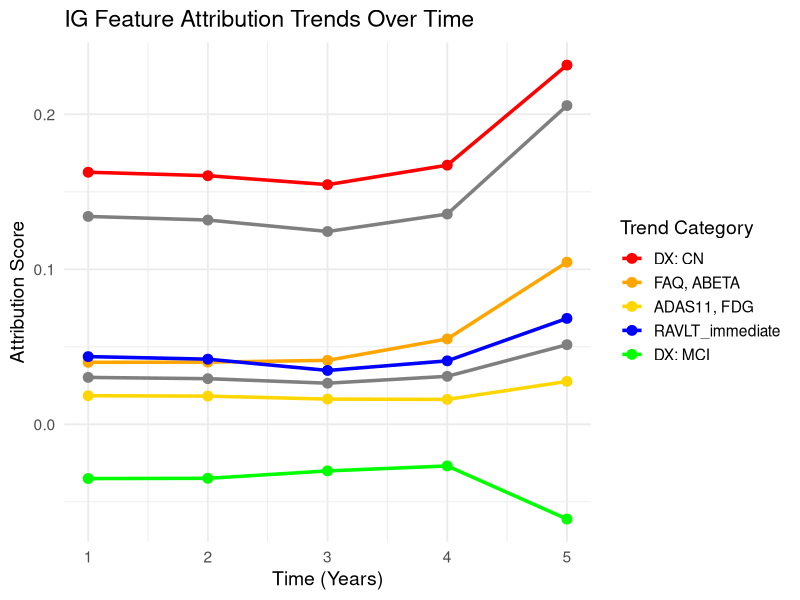

Write R code to recreate this figure. (Note: this script raises an error after producing the figure.)
# Load required packages
library(ggplot2)
library(reshape2)
library(readr)
library(dplyr)

# Read the data from CSV file
data <- read_csv("22f_CN_trend.csv")

# Reshape the data to long format for ggplot2
data_long <- melt(data, id.vars = "Feature Name", 
                  variable.name = "Month", 
                  value.name = "Attribution")

# Convert the Month column to numeric
data_long$Month <- as.numeric(data_long$Month)
# 
# # Manually assign trend categories and colors
# data_long <- data_long %>%
#   mutate(Trend = case_when(
#     `Feature Name` == "DX: MCI" ~ "falling",
#     `Feature Name` == "RAVLT_immediate" ~ "consistent",
#     TRUE ~ "rising"
#   )) %>%
#   mutate(Color = case_when(
#     Trend == "rising" & `Feature Name` == "ABETA" ~ "orange",  # lighter red
#     Trend == "rising" & `Feature Name` == "FAQ" ~ "orange",  # medium red
#     Trend == "rising" & `Feature Name` == "DX: CN" ~ "red",  # dark red
#     Trend == "rising" & `Feature Name` == "FDG" ~ "gold",  # dark red
#     Trend == "rising" & `Feature Name` == "ADAS11" ~ "gold",  # dark red
#     Trend == "falling" & `Feature Name` == "DX: MCI" ~ "green",  # dark green
#     Trend == "consistent" & `Feature Name` == "RAVLT_immediate" ~ "blue"  # dark blue
#   ))
# 
# # Define the order of the legend items
# legend_order <- c("red", "orange", "gold", "blue", "green")
# 
# # Plot the trends
# ggplot(data_long, aes(x = Month, y = Attribution, group = `Feature Name`, color = Color)) +
#   geom_line(linewidth = 1.2) +  # Use linewidth instead of size for lines
#   geom_point(size = 3) +        # Plot points at each time step
#   scale_color_manual(
#     values = c("blue" = "blue", "gold" = "gold", "orange" = "orange", "red" = "red", "green" = "green"),
#     breaks = legend_order,
#     labels = c("DX: CN", "FAQ, ABETA", "ADAS11, FDG", "RAVLT_immediate", "DX: MCI")
#   ) +
#   theme_minimal(base_size = 14) +  # Increase base font size for better readability
#   labs(
#     title = "IG Feature Attribution Trends Over Time",
#     x = "Time (Years)",
#     y = "Attribution Score",
#     color = "Trend Category"
#   ) +



# Manually assign trend categories and colors
data_long <- data_long %>%
  mutate(Trend = case_when(
    `Feature Name` == "DX: MCI" ~ "falling",
    `Feature Name` == "RAVLT_immediate" ~ "consistent",
    TRUE ~ "rising"
  )) %>%
  mutate(Color = case_when(
    Trend == "rising" & `Feature Name` == "ABETA" ~ "orange",  # lighter red
    Trend == "rising" & `Feature Name` == "FAQ" ~ "orange",  # medium red
    Trend == "rising" & `Feature Name` == "DX: CN" ~ "red",  # dark red
    Trend == "rising" & `Feature Name` == "FDG" ~ "gold",  # dark red
    Trend == "rising" & `Feature Name` == "ADAS11" ~ "gold",  # dark red
    Trend == "falling" & `Feature Name` == "DX: MCI" ~ "green",  # dark green
    Trend == "consistent" & `Feature Name` == "RAVLT_immediate" ~ "blue"  # dark blue
  ))

# Define the order of the legend items
legend_order <- c("red", "orange", "gold", "blue", "green")

# Plot the trends
ggplot(data_long, aes(x = Month, y = Attribution, group = `Feature Name`, color = Color)) +
  geom_line(linewidth = 1.2) +  # Use linewidth instead of size for lines
  geom_point(size = 3) +        # Plot points at each time step
  scale_color_manual(
    values = c("blue" = "blue", "gold" = "gold", "orange" = "orange", "red" = "red", "green" = "green"),
    breaks = legend_order,
    labels = c("DX: CN", "FAQ, ABETA", "ADAS11, FDG", "RAVLT_immediate", "DX: MCI")
  ) +
  theme_minimal(base_size = 14) +  # Increase base font size for better readability
  labs(
    title = "IG Feature Attribution Trends Over Time",
    x = "Time (Years)",
    y = "Attribution Score",
    color = "Trend Category"
  )


  theme(
    text = element_text(family = "sans", color = "black"),  # Use a more common font
    plot.title = element_text(size = 16, face = "bold"),  # Make title larger
    axis.title = element_text(size = 12, face = "bold"),  # Bold axis titles
    axis.text = element_text(size = 10),  # Larger axis text
    legend.title = element_text(size = 12, face = "bold"),  # Bold legend title
    legend.text = element_text(size = 10)  # Larger legend text
  ) +
  coord_cartesian(ylim = c(min(data_long$Attribution, na.rm = TRUE), max(data_long$Attribution, na.rm = TRUE))) +  # Adjust axis limits
  theme(
    panel.grid.major = element_line(color = "gray90"),  # Light grid lines for readability
    panel.grid.minor = element_blank(),  # Remove minor grid lines for less clutter
    panel.border = element_rect(color = "gray80", fill = NA)  # Add a border around the plot
  )
